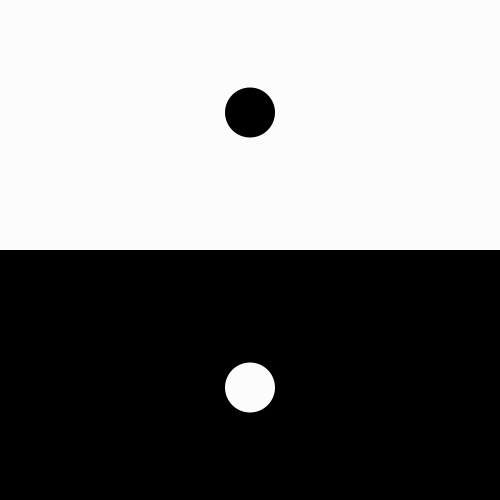
Frame 1 (no input)
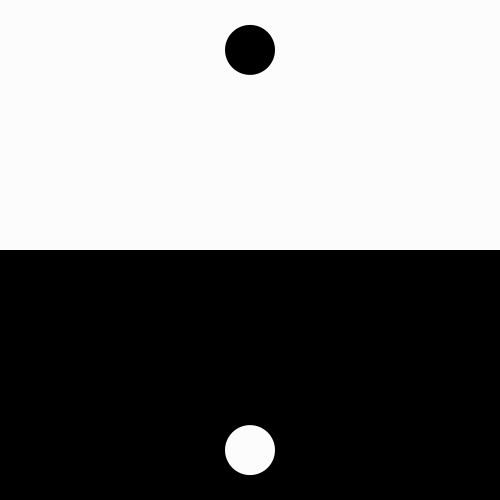
Frame 60 (the mouse pressed at the canvas centre just before this capture)
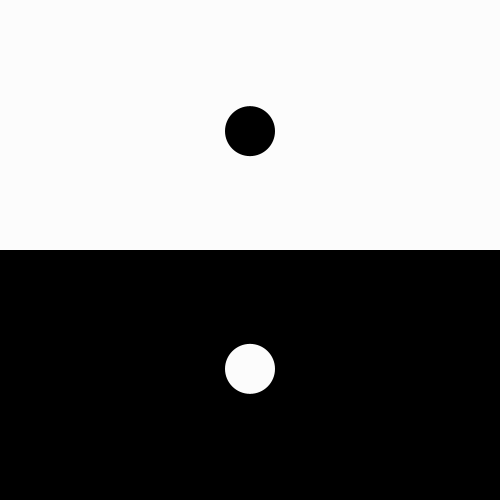
Frame 120 (the mouse held since frame 60 and released just before this capture)

The Processing sketch that drew these frames (run headless with seeded random() and noise(); from frame 60 on, the mouse is pressed at the canvas centre):

// Processing sketch: processing_172277
// ── processing_172277.pde


float zaehler=0;
 
void setup()
{
  size(500,500);
 
  colorMode(HSB, 360,100,100);
  smooth();
  background (267,0,99);
   
}
 
void draw()
 
{
  background (267,0,99);
 float sinus = sin(zaehler);
  //zaehler +=0.1;
  
 float zaehler_maus = map(mouseX,0,width/2,0.01,0.2);
zaehler += zaehler_maus;
  float posi_re = map(sinus,-1,1,225,0); //sprung schwarz
  float posi = map(sinus,-1,1,25,height/2); //sprung weiß
  noStroke();
  fill(0);
  rect(0,height/2,width,height/2); 
  
fill(267,0,99);
ellipse (width/2,height/2+posi,50,50);

fill (0);
ellipse (width/2,posi_re,50,50);
  
  


}
